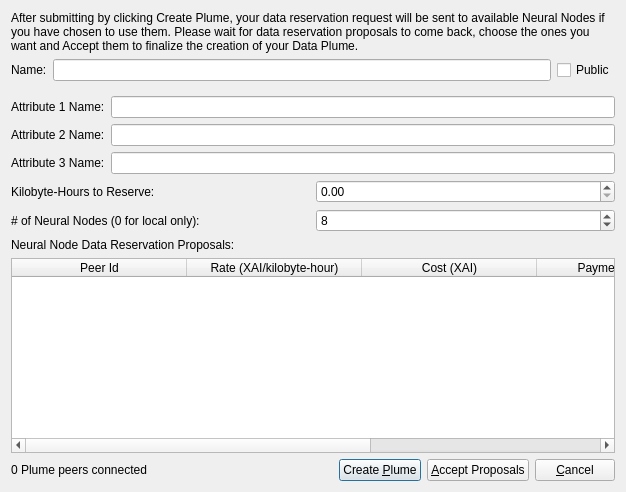
<?xml version="1.0" encoding="UTF-8"?>
<ui version="4.0">
 <class>CreateDataPlumeDialog</class>
 <widget class="QDialog" name="CreateDataPlumeDialog">
  <property name="geometry">
   <rect>
    <x>0</x>
    <y>0</y>
    <width>626</width>
    <height>492</height>
   </rect>
  </property>
  <property name="windowTitle">
   <string>Create Data Plume</string>
  </property>
  <property name="styleSheet">
   <string notr="true"/>
  </property>
  <layout class="QVBoxLayout" name="verticalLayout">
   <item>
    <layout class="QVBoxLayout" name="verticalLayout_2">
     <item>
      <widget class="QLabel" name="label_8">
       <property name="text">
        <string>&lt;html&gt;&lt;head/&gt;&lt;body&gt;&lt;p&gt;After submitting by clicking Create Plume, your data reservation request will be sent to available Neural Nodes if you have chosen to use them.  Please wait for data reservation proposals to come back, choose the ones you want and Accept them to finalize the creation of your Data Plume.&lt;/p&gt;&lt;/body&gt;&lt;/html&gt;</string>
       </property>
       <property name="wordWrap">
        <bool>true</bool>
       </property>
      </widget>
     </item>
     <item>
      <layout class="QHBoxLayout" name="horizontalLayout_3">
       <property name="topMargin">
        <number>0</number>
       </property>
       <property name="bottomMargin">
        <number>9</number>
       </property>
       <item>
        <widget class="QLabel" name="label_2">
         <property name="text">
          <string>Name:</string>
         </property>
        </widget>
       </item>
       <item>
        <widget class="QLineEdit" name="nameLineEdit"/>
       </item>
       <item>
        <widget class="QCheckBox" name="plumeTypeCheckBox">
         <property name="text">
          <string>Public</string>
         </property>
        </widget>
       </item>
      </layout>
     </item>
     <item>
      <layout class="QHBoxLayout" name="horizontalLayout_4">
       <property name="topMargin">
        <number>0</number>
       </property>
       <item>
        <widget class="QLabel" name="label">
         <property name="text">
          <string>Attribute 1 Name:</string>
         </property>
        </widget>
       </item>
       <item>
        <widget class="QLineEdit" name="attrOneLineEdit"/>
       </item>
      </layout>
     </item>
     <item>
      <layout class="QHBoxLayout" name="horizontalLayout_5">
       <property name="topMargin">
        <number>0</number>
       </property>
       <item>
        <widget class="QLabel" name="label_3">
         <property name="text">
          <string>Attribute 2 Name:</string>
         </property>
        </widget>
       </item>
       <item>
        <widget class="QLineEdit" name="attrTwoLineEdit"/>
       </item>
      </layout>
     </item>
     <item>
      <layout class="QHBoxLayout" name="horizontalLayout_6">
       <property name="topMargin">
        <number>0</number>
       </property>
       <item>
        <widget class="QLabel" name="label_4">
         <property name="text">
          <string>Attribute 3 Name:</string>
         </property>
        </widget>
       </item>
       <item>
        <widget class="QLineEdit" name="attrThreeLineEdit"/>
       </item>
      </layout>
     </item>
     <item>
      <layout class="QHBoxLayout" name="horizontalLayout_7">
       <property name="topMargin">
        <number>0</number>
       </property>
       <item>
        <widget class="QLabel" name="label_5">
         <property name="text">
          <string>Kilobyte-Hours to Reserve:</string>
         </property>
        </widget>
       </item>
       <item>
        <widget class="QDoubleSpinBox" name="kbhSpinBox">
         <property name="maximum">
          <double>9999999999.989999771118164</double>
         </property>
         <property name="singleStep">
          <double>1000.000000000000000</double>
         </property>
        </widget>
       </item>
      </layout>
     </item>
     <item>
      <layout class="QHBoxLayout" name="horizontalLayout_8">
       <property name="topMargin">
        <number>0</number>
       </property>
       <item>
        <widget class="QLabel" name="label_7">
         <property name="text">
          <string># of Neural Nodes (0 for local only):</string>
         </property>
        </widget>
       </item>
       <item>
        <widget class="QSpinBox" name="slavesSpinBox">
         <property name="value">
          <number>8</number>
         </property>
        </widget>
       </item>
      </layout>
     </item>
     <item>
      <widget class="QLabel" name="label_6">
       <property name="text">
        <string>Neural Node Data Reservation Proposals:</string>
       </property>
      </widget>
     </item>
     <item>
      <widget class="QTableWidget" name="proposalsTableWidget">
       <property name="editTriggers">
        <set>QAbstractItemView::NoEditTriggers</set>
       </property>
       <property name="alternatingRowColors">
        <bool>true</bool>
       </property>
       <property name="selectionMode">
        <enum>QAbstractItemView::ExtendedSelection</enum>
       </property>
       <property name="selectionBehavior">
        <enum>QAbstractItemView::SelectRows</enum>
       </property>
       <attribute name="horizontalHeaderDefaultSectionSize">
        <number>175</number>
       </attribute>
       <column>
        <property name="text">
         <string>Peer Id</string>
        </property>
       </column>
       <column>
        <property name="text">
         <string>Rate (XAI/kilobyte-hour)</string>
        </property>
       </column>
       <column>
        <property name="text">
         <string>Cost (XAI)</string>
        </property>
       </column>
       <column>
        <property name="text">
         <string>Payment Address</string>
        </property>
       </column>
       <column>
        <property name="text">
         <string>Proposal Id</string>
        </property>
       </column>
      </widget>
     </item>
     <item>
      <layout class="QHBoxLayout" name="horizontalLayout">
       <item>
        <widget class="QLabel" name="peersLabel">
         <property name="text">
          <string>0 Plume peers connected</string>
         </property>
        </widget>
       </item>
       <item>
        <spacer name="horizontalSpacer">
         <property name="orientation">
          <enum>Qt::Horizontal</enum>
         </property>
         <property name="sizeHint" stdset="0">
          <size>
           <width>40</width>
           <height>20</height>
          </size>
         </property>
        </spacer>
       </item>
       <item>
        <widget class="QPushButton" name="createPlumeButton">
         <property name="text">
          <string>Create &amp;Plume</string>
         </property>
        </widget>
       </item>
       <item>
        <widget class="QPushButton" name="acceptProposalsButton">
         <property name="text">
          <string>&amp;Accept Proposals</string>
         </property>
        </widget>
       </item>
       <item>
        <widget class="QPushButton" name="cancelButton">
         <property name="text">
          <string>&amp;Cancel</string>
         </property>
        </widget>
       </item>
      </layout>
     </item>
    </layout>
   </item>
  </layout>
 </widget>
 <resources/>
 <connections/>
</ui>
